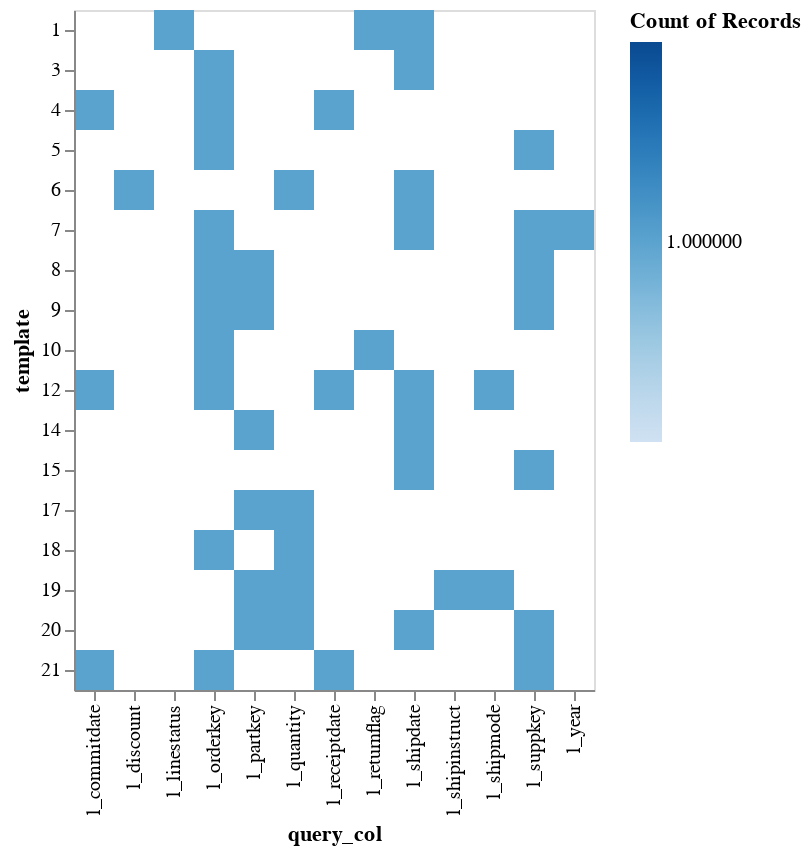

The notebook cell this image was saved under:
### Code cell
### QCS Heatmap
alt.Chart(df[df['query_col'].str.startswith("l_")].drop_duplicates(['query_col', 'template'])).mark_rect().encode(
    x='query_col:O',
    y='template:O',
    color=alt.Color('count():O', scale=alt.Scale(scheme="blues")))

### Figure 1 — Vega-Lite specification as saved in the notebook (floating-point values rounded to 4 significant figures)
{"config": {"view": {"continuousWidth": 400, "continuousHeight": 300}}, "data": {"name": "data-ccde70d81dd1959363578f1e9c3319e9"}, "mark": "rect", "encoding": {"color": {"aggregate": "count", "scale": {"scheme": "blues"}, "type": "ordinal"}, "x": {"field": "query_col", "type": "ordinal"}, "y": {"field": "template", "type": "ordinal"}}, "$schema": "https://vega.github.io/schema/vega-lite/v4.17.0.json", "datasets": {"data-ccde70d81dd1959363578f1e9c3319e9": [{"query_time": 1, "query_col": "l_returnflag", "template": 1}, {"query_time": 1, "query_col": "l_linestatus", "template": 1}, {"query_time": 1, "query_col": "l_shipdate", "template": 1}, {"query_time": 74, "query_col": "l_shipdate", "template": 3}, {"query_time": 74, "query_col": "l_orderkey", "template": 3}, {"query_time": 167, "query_col": "l_receiptdate", "template": 4}, {"query_time": 167, "query_col": "l_commitdate", "template": 4}, {"query_time": 167, "query_col": "l_orderkey", "template": 4}, {"query_time": 214, "query_col": "l_suppkey", "template": 5}, {"query_time": 214, "query_col": "l_orderkey", "template": 5}, {"query_time": 384, "query_col": "l_shipdate", "template": 6}, {"query_time": 384, "query_col": "l_discount", "template": 6}, {"query_time": 384, "query_col": "l_quantity", "template": 6}, {"query_time": 420, "query_col": "l_suppkey", "template": 7}, {"query_time": 420, "query_col": "l_year", "template": 7}, {"query_time": 420, "query_col": "l_shipdate", "template": 7}, {"query_time": 420, "query_col": "l_orderkey", "template": 7}, {"query_time": 484, "query_col": "l_suppkey", "template": 8}, {"query_time": 484, "query_col": "l_partkey", "template": 8}, {"query_time": 484, "query_col": "l_orderkey", "template": 8}, {"query_time": 634, "query_col": "l_suppkey", "template": 9}, {"query_time": 634, "query_col": "l_partkey", "template": 9}, {"query_time": 634, "query_col": "l_orderkey", "template": 9}, {"query_time": 672, "query_col": "l_returnflag", "template": 10}, {"query_time": 672, "query_col": "l_orderkey", "template": 10}, {"query_time": 787, "query_col": "l_shipmode", "template": 12}, {"query_time": 787, "query_col": "l_shipdate", "template": 12}, {"query_time": 787, "query_col": "l_receiptdate", "template": 12}, {"query_time": 787, "query_col": "l_commitdate", "template": 12}, {"query_time": 787, "query_col": "l_orderkey", "template": 12}, {"query_time": 892, "query_col": "l_shipdate", "template": 14}, {"query_time": 892, "query_col": "l_partkey", "template": 14}, {"query_time": 942, "query_col": "l_suppkey", "template": 15}, {"query_time": 942, "query_col": "l_shipdate", "template": 15}, {"query_time": 1097, "query_col": "l_quantity", "template": 17}, {"query_time": 1097, "query_col": "l_partkey", "template": 17}, {"query_time": 1127, "query_col": "l_quantity", "template": 18}, {"query_time": 1127, "query_col": "l_orderkey", "template": 18}, {"query_time": 1242, "query_col": "l_quantity", "template": 19}, {"query_time": 1242, "query_col": "l_shipinstruct", "template": 19}, {"query_time": 1242, "query_col": "l_shipmode", "template": 19}, {"query_time": 1242, "query_col": "l_partkey", "template": 19}, {"query_time": 1252, "query_col": "l_quantity", "template": 20}, {"query_time": 1252, "query_col": "l_suppkey", "template": 20}, {"query_time": 1252, "query_col": "l_shipdate", "template": 20}, {"query_time": 1252, "query_col": "l_partkey", "template": 20}, {"query_time": 1342, "query_col": "l_commitdate", "template": 21}, {"query_time": 1342, "query_col": "l_suppkey", "template": 21}, {"query_time": 1342, "query_col": "l_receiptdate", "template": 21}, {"query_time": 1342, "query_col": "l_orderkey", "template": 21}]}}
